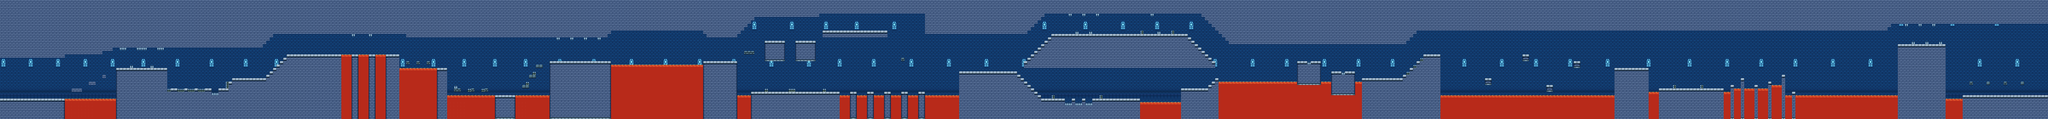

A level layout from a 2D game, rendered from its tile map. Below: a short description, then the map file with tile-grid data replaced by summaries:
An orthogonal 600x35 tile map with 21x21 px tiles, 5 tile layers (background_list, window_list, enemy_list, wall_list, ...), 3 tilesets.

<map version="1.5" tiledversion="1.5.0" orientation="orthogonal" renderorder="right-down" width="600" height="35" tilewidth="21" tileheight="21" infinite="0" nextlayerid="6" nextobjectid="1">
 <tileset firstgid="1" name="enemies" tilewidth="21" tileheight="21" tilecount="9" columns="0">
  <grid orientation="orthogonal" width="1" height="1" />
  <tile id="0">
   <image width="21" height="21" source="../Immagini/Level4/lava.png" />
  </tile>
  <tile id="1">
   <image width="21" height="21" source="../Immagini/Level4/lava_up.png" />
  </tile>
  <tile id="3">
   <image width="21" height="21" source="../Immagini/Level4/lava2.png" />
  </tile>
  <tile id="10">
   <image width="21" height="21" source="../Immagini/Level4/mezze_spine.png" />
  </tile>
  <tile id="11">
   <image width="21" height="21" source="../Immagini/Level4/mezze_spine_dx.png" />
  </tile>
  <tile id="12">
   <image width="21" height="21" source="../Immagini/Level4/mezze_spine_sx.png" />
  </tile>
  <tile id="13">
   <image width="21" height="21" source="../Immagini/Level4/mezze_spine_up.png" />
  </tile>
  <tile id="14">
   <image width="21" height="21" source="../Immagini/Level4/spine_down.png" />
  </tile>
  <tile id="15">
   <image width="21" height="21" source="../Immagini/Level4/spine_up.png" />
  </tile>
 </tileset>
 <tileset firstgid="17" name="pavimento" tilewidth="21" tileheight="21" tilecount="11" columns="0">
  <grid orientation="orthogonal" width="1" height="1" />
  <tile id="0">
   <image width="21" height="21" source="../Immagini/Level4/block1.png" />
  </tile>
  <tile id="1">
   <image width="21" height="21" source="../Immagini/Level4/block2.png" />
  </tile>
  <tile id="2">
   <image width="21" height="21" source="../Immagini/Level4/block2_dx.png" />
  </tile>
  <tile id="3">
   <image width="21" height="21" source="../Immagini/Level4/block2_sx.png" />
  </tile>
  <tile id="4">
   <image width="21" height="21" source="../Immagini/Level4/block3.png" />
  </tile>
  <tile id="5">
   <image width="21" height="21" source="../Immagini/Level4/block3_dx.png" />
  </tile>
  <tile id="6">
   <image width="21" height="21" source="../Immagini/Level4/block3_sx.png" />
  </tile>
  <tile id="7">
   <image width="21" height="21" source="../Immagini/Level4/block4.png" />
  </tile>
  <tile id="8">
   <image width="21" height="21" source="../Immagini/Level4/block5.png" />
  </tile>
  <tile id="9">
   <image width="21" height="21" source="../Immagini/Level4/block1_dx.png" />
  </tile>
  <tile id="10">
   <image width="21" height="21" source="../Immagini/Level4/block1_sx.png" />
  </tile>
 </tileset>
 <tileset firstgid="28" name="background" tilewidth="48" tileheight="84" tilecount="4" columns="0">
  <grid orientation="orthogonal" width="1" height="1" />
  <tile id="0">
   <image width="16" height="72" source="../Immagini/Level4/back_wall.png" />
  </tile>
  <tile id="1">
   <image width="48" height="64" source="../Immagini/Level4/window.png" />
  </tile>
  <tile id="2">
   <image width="42" height="63" source="../Immagini/Level4/new_window.png" />
  </tile>
  <tile id="3">
   <image width="21" height="84" source="../Immagini/Level4/back_wall2.png" />
  </tile>
 </tileset>
 <layer id="3" name="background_list" width="600" height="35">
  <data>[21000 cells, 14503 non-empty, 1 distinct tile ids]</data>
 </layer>
 <layer id="5" name="window_list" width="600" height="35">
  <data>[21000 cells, 62 non-empty, 1 distinct tile ids]</data>
 </layer>
 <layer id="2" name="enemy_list" width="600" height="35">
  <data>[21000 cells, 2534 non-empty, 7 distinct tile ids]</data>
 </layer>
 <layer id="1" name="wall_list" width="600" height="35">
  <data>[21000 cells, 10254 non-empty, 11 distinct tile ids]</data>
 </layer>
 <layer id="4" name="powerup_list" width="600" height="35">
  <data>[21000 cells, 0 non-empty, 0 distinct tile ids]</data>
 </layer>
</map>
